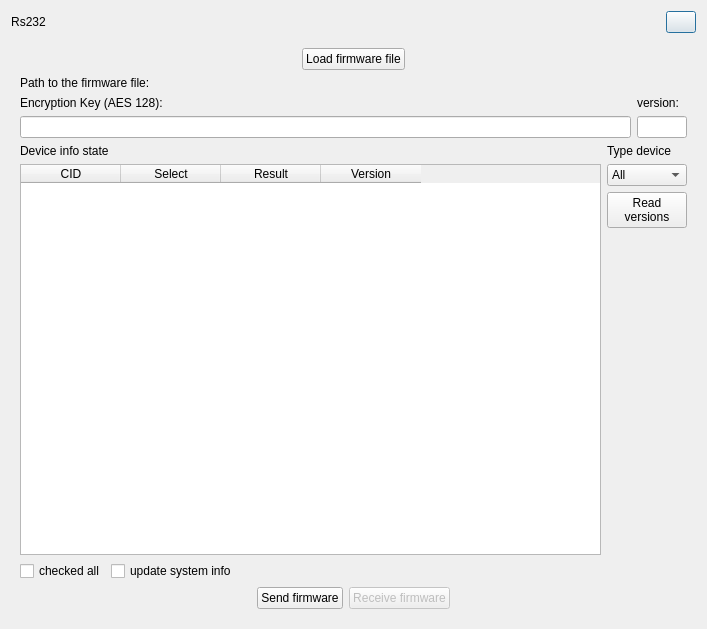
<?xml version="1.0" encoding="UTF-8"?>
<ui version="4.0">
 <class>FmWareDialog</class>
 <widget class="QDialog" name="FmWareDialog">
  <property name="geometry">
   <rect>
    <x>0</x>
    <y>0</y>
    <width>707</width>
    <height>629</height>
   </rect>
  </property>
  <property name="windowTitle">
   <string>Rs232</string>
  </property>
  <layout class="QGridLayout" name="gridLayout_2">
   <item row="0" column="0">
    <layout class="QHBoxLayout" name="horizontalLayout_2">
     <property name="spacing">
      <number>0</number>
     </property>
     <item>
      <widget class="QLabel" name="l_title">
       <property name="text">
        <string>Rs232</string>
       </property>
       <property name="alignment">
        <set>Qt::AlignCenter</set>
       </property>
      </widget>
     </item>
     <item>
      <spacer name="horizontalSpacer_3">
       <property name="orientation">
        <enum>Qt::Horizontal</enum>
       </property>
       <property name="sizeHint" stdset="0">
        <size>
         <width>40</width>
         <height>20</height>
        </size>
       </property>
      </spacer>
     </item>
     <item>
      <widget class="QPushButton" name="b_close">
       <property name="maximumSize">
        <size>
         <width>30</width>
         <height>30</height>
        </size>
       </property>
       <property name="cursor">
        <cursorShape>PointingHandCursor</cursorShape>
       </property>
       <property name="layoutDirection">
        <enum>Qt::RightToLeft</enum>
       </property>
       <property name="text">
        <string/>
       </property>
      </widget>
     </item>
    </layout>
   </item>
   <item row="1" column="0">
    <widget class="QWidget" name="DialogContainer" native="true">
     <layout class="QGridLayout" name="gridLayout">
      <item row="0" column="0" colspan="2">
       <layout class="QHBoxLayout" name="horizontalLayout_4">
        <property name="spacing">
         <number>0</number>
        </property>
        <item>
         <spacer name="horizontalSpacer_4">
          <property name="orientation">
           <enum>Qt::Horizontal</enum>
          </property>
          <property name="sizeHint" stdset="0">
           <size>
            <width>40</width>
            <height>20</height>
           </size>
          </property>
         </spacer>
        </item>
        <item>
         <widget class="QPushButton" name="b_loadFirmFile">
          <property name="cursor">
           <cursorShape>PointingHandCursor</cursorShape>
          </property>
          <property name="layoutDirection">
           <enum>Qt::LeftToRight</enum>
          </property>
          <property name="text">
           <string>Load firmware file</string>
          </property>
         </widget>
        </item>
        <item>
         <spacer name="horizontalSpacer_5">
          <property name="orientation">
           <enum>Qt::Horizontal</enum>
          </property>
          <property name="sizeHint" stdset="0">
           <size>
            <width>40</width>
            <height>20</height>
           </size>
          </property>
         </spacer>
        </item>
       </layout>
      </item>
      <item row="1" column="0" colspan="2">
       <widget class="QLabel" name="l_path">
        <property name="text">
         <string>Path to the firmware file:</string>
        </property>
        <property name="wordWrap">
         <bool>true</bool>
        </property>
       </widget>
      </item>
      <item row="2" column="0" rowspan="2">
       <layout class="QVBoxLayout" name="verticalLayout_5">
        <item>
         <widget class="QLabel" name="label_KeyAES">
          <property name="text">
           <string>Encryption Key (AES 128):</string>
          </property>
         </widget>
        </item>
        <item>
         <widget class="QLineEdit" name="lineEdit_KeyAES"/>
        </item>
       </layout>
      </item>
      <item row="2" column="1">
       <widget class="QLabel" name="label_version">
        <property name="maximumSize">
         <size>
          <width>50</width>
          <height>16777215</height>
         </size>
        </property>
        <property name="text">
         <string>version:</string>
        </property>
       </widget>
      </item>
      <item row="3" column="1">
       <widget class="QLineEdit" name="lineEdit_version">
        <property name="maximumSize">
         <size>
          <width>50</width>
          <height>16777215</height>
         </size>
        </property>
       </widget>
      </item>
      <item row="4" column="0" colspan="2">
       <layout class="QHBoxLayout" name="horizontalLayout_3">
        <item>
         <layout class="QVBoxLayout" name="verticalLayout_2">
          <item>
           <widget class="QLabel" name="label_DeviceInfoState">
            <property name="text">
             <string>Device info state</string>
            </property>
           </widget>
          </item>
          <item>
           <widget class="QTableWidget" name="tableWidget_DeviceInfoState">
            <column>
             <property name="text">
              <string>CID</string>
             </property>
            </column>
            <column>
             <property name="text">
              <string>Select</string>
             </property>
            </column>
            <column>
             <property name="text">
              <string>Result</string>
             </property>
            </column>
            <column>
             <property name="text">
              <string>Version</string>
             </property>
            </column>
           </widget>
          </item>
         </layout>
        </item>
        <item>
         <layout class="QVBoxLayout" name="verticalLayout">
          <item>
           <widget class="QLabel" name="label_TypeDev">
            <property name="text">
             <string>Type device</string>
            </property>
           </widget>
          </item>
          <item>
           <widget class="QComboBox" name="comboBox_TypeDev">
            <item>
             <property name="text">
              <string>All</string>
             </property>
            </item>
            <item>
             <property name="text">
              <string>UM</string>
             </property>
            </item>
            <item>
             <property name="text">
              <string>PDO</string>
             </property>
            </item>
            <item>
             <property name="text">
              <string>UPW</string>
             </property>
            </item>
            <item>
             <property name="text">
              <string>SL</string>
             </property>
            </item>
           </widget>
          </item>
          <item>
           <widget class="QPushButton" name="b_ReadVersions">
            <property name="text">
             <string>Read
versions</string>
            </property>
           </widget>
          </item>
          <item>
           <spacer name="verticalSpacer_2">
            <property name="orientation">
             <enum>Qt::Vertical</enum>
            </property>
            <property name="sizeHint" stdset="0">
             <size>
              <width>20</width>
              <height>40</height>
             </size>
            </property>
           </spacer>
          </item>
         </layout>
        </item>
       </layout>
      </item>
      <item row="5" column="0">
       <layout class="QHBoxLayout" name="horizontalLayout_5">
        <item>
         <widget class="QCheckBox" name="checkBox_all">
          <property name="text">
           <string>checked all</string>
          </property>
         </widget>
        </item>
        <item>
         <widget class="QCheckBox" name="checkBox_UpdateSysInfo">
          <property name="text">
           <string>update system info</string>
          </property>
         </widget>
        </item>
        <item>
         <spacer name="horizontalSpacer_6">
          <property name="orientation">
           <enum>Qt::Horizontal</enum>
          </property>
          <property name="sizeHint" stdset="0">
           <size>
            <width>40</width>
            <height>20</height>
           </size>
          </property>
         </spacer>
        </item>
       </layout>
      </item>
      <item row="6" column="0" colspan="2">
       <layout class="QHBoxLayout" name="horizontalLayout">
        <item>
         <spacer name="horizontalSpacer">
          <property name="orientation">
           <enum>Qt::Horizontal</enum>
          </property>
          <property name="sizeHint" stdset="0">
           <size>
            <width>40</width>
            <height>20</height>
           </size>
          </property>
         </spacer>
        </item>
        <item>
         <widget class="QPushButton" name="b_send">
          <property name="cursor">
           <cursorShape>PointingHandCursor</cursorShape>
          </property>
          <property name="text">
           <string>Send firmware</string>
          </property>
         </widget>
        </item>
        <item>
         <widget class="QPushButton" name="b_rcv">
          <property name="enabled">
           <bool>false</bool>
          </property>
          <property name="cursor">
           <cursorShape>PointingHandCursor</cursorShape>
          </property>
          <property name="text">
           <string>Receive firmware</string>
          </property>
         </widget>
        </item>
        <item>
         <spacer name="horizontalSpacer_2">
          <property name="orientation">
           <enum>Qt::Horizontal</enum>
          </property>
          <property name="sizeHint" stdset="0">
           <size>
            <width>40</width>
            <height>20</height>
           </size>
          </property>
         </spacer>
        </item>
       </layout>
      </item>
     </layout>
    </widget>
   </item>
  </layout>
 </widget>
 <resources/>
 <connections>
  <connection>
   <sender>b_close</sender>
   <signal>clicked()</signal>
   <receiver>FmWareDialog</receiver>
   <slot>close()</slot>
   <hints>
    <hint type="sourcelabel">
     <x>346</x>
     <y>28</y>
    </hint>
    <hint type="destinationlabel">
     <x>188</x>
     <y>183</y>
    </hint>
   </hints>
  </connection>
 </connections>
</ui>
